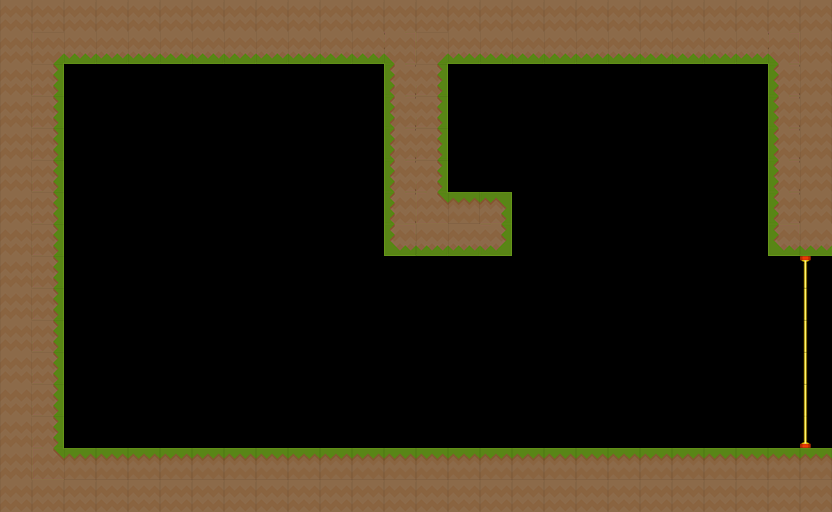

This game map was drawn from its Tiled (.tmx) file and the tilesets committed beside it. A one-line description and the trimmed map source follow:
An orthogonal 26x16 tile map with 32x32 px tiles, 3 tile layers (red, green, blue), 3 tilesets and 2 objects.

<map version="1.0" orientation="orthogonal" renderorder="right-down" width="26" height="16" tilewidth="32" tileheight="32">
 <tileset firstgid="1" name="asd" tilewidth="32" tileheight="32">
  <image source="../blox.png" width="64" height="32" />
 </tileset>
 <tileset firstgid="3" name="platformertiles" tilewidth="32" tileheight="32">
  <image source="../platformertiles.png" width="256" height="96" />
 </tileset>
 <tileset firstgid="27" name="forest" tilewidth="32" tileheight="32">
  <image source="ruoho1.png" width="192" height="224" />
 </tileset>
 <layer name="red" width="26" height="16">
  <data>[416 cells, 156 non-empty, 11 distinct tile ids]</data>
 </layer>
 <layer name="green" width="26" height="16">
  <data>[416 cells, 6 non-empty, 3 distinct tile ids]</data>
 </layer>
 <layer name="blue" width="26" height="16">
  <data>[416 cells, 0 non-empty, 0 distinct tile ids]</data>
 </layer>
 <objectgroup name="crystals">
  <object x="618" y="136">
   <ellipse />
  </object>
 </objectgroup>
 <objectgroup name="player">
  <object x="247" y="189">
   <ellipse />
  </object>
 </objectgroup>
</map>
